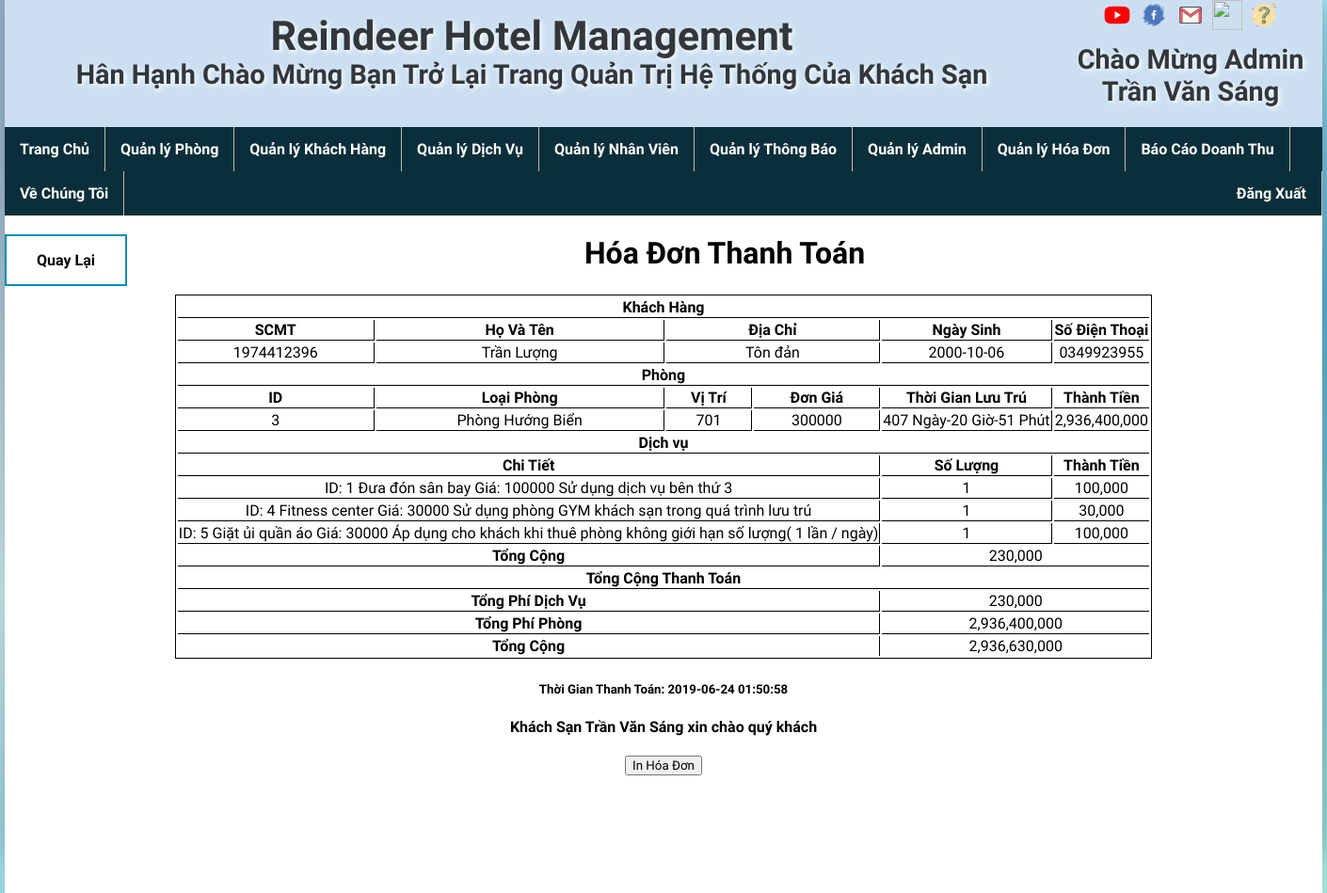
/index.php?url=HoaDon/TrangIn.php&maCI=1 (signed in), run on the app's committed database.
### tables this page shows
CREATE TABLE `khachhang` (
  `MaKH` int(20) NOT NULL,
  `SCMT` int(20) NOT NULL,
  `Ho` varchar(50) NOT NULL,
  `Ten` varchar(50) NOT NULL,
  `NgaySinh` date DEFAULT NULL,
  `DiaChi` varchar(250) DEFAULT NULL,
  `SDT` text NOT NULL,
  `GioiTinh` varchar(20) DEFAULT NULL,
  `NgayGN` datetime NOT NULL,
  `CNLanCuoi` datetime NOT NULL,
  `Note` varchar(250) DEFAULT NULL
);

CREATE TABLE `phong` (
  `MaLP` int(11) NOT NULL,
  `TenLoaiPhong` varchar(50) NOT NULL,
  `ViTri` text DEFAULT NULL,
  `DonGia` int(50) NOT NULL,
  `Note` text DEFAULT NULL
);

CREATE TABLE `phongcheckin` (
  `MaCI` int(11) NOT NULL,
  `MaKH` int(11) NOT NULL,
  `MaLP` int(11) NOT NULL,
  `SoNguoi` int(11) NOT NULL,
  `TGBatDau` datetime NOT NULL,
  `TimeCheckOut` datetime NOT NULL,
  `TongThanhToan` int(11) NOT NULL
);

CREATE TABLE `ctdv` (
  `MaCI` int(11) NOT NULL,
  `MaDV` int(11) NOT NULL,
  `SoLuong` int(11) NOT NULL,
  `ThanhTien` int(11) NOT NULL
);

CREATE TABLE `dichvu` (
  `MaDV` int(11) NOT NULL,
  `TenDV` varchar(250) NOT NULL,
  `GiaDV` int(11) NOT NULL,
  `Note` text NOT NULL
);

### HoaDon/TrangIn.php (the view, shortened to what this page needs)
<?php
    $maCI=$_GET["maCI"];
    $sql = "SELECT * FROM phongcheckin WHERE MaCI=$maCI";
    $thucthi = mysqli_query($ketnoisql,$sql);
    $dulieu = mysqli_fetch_array($thucthi);
    $sqlkh = "select * from khachhang WHERE MaKH='$dulieu[1]'";
    $thucthikh = mysqli_query($ketnoisql,$sqlkh);
    $dulieukh = mysqli_fetch_array($thucthikh);
    $sqlphong = "select * from phong where MaLP= $dulieu[2]";
    $thucthiphong = mysqli_query($ketnoisql,$sqlphong);
    $dulieuphong = mysqli_fetch_array($thucthiphong);
?>
<a class='button button2' style="float:left" href="index.php?url=HoaDon/QuanLyHoaDon.php">Quay Lại</a>
<div id="inra" >
    <h1 style="  text-align: center;">Hóa Đơn Thanh Toán</h1>
<div>
    <table  style="  text-align: center;margin: 25px auto; border: 1px solid black;" class="table_hd1">
        <tr>
        <th style="border-bottom: 1px solid black;" colspan="6"> Khách Hàng</th>
        </tr>
        <tr>
            <th style="border-bottom: 1px solid black; border-right: 1px solid black;">SCMT</th>
            <th style="border-bottom: 1px solid black;border-right: 1px solid black;">Họ Và Tên</th>
            <th style="border-bottom: 1px solid black;border-right: 1px solid black;" colspan="2">Địa Chỉ</th>
            <th style="border-bottom: 1px solid black;border-right: 1px solid black;">Ngày Sinh </th>
            <th style="border-bottom: 1px solid black;">Số Điện Thoại </th>
        </tr>
        <tr>
            <td style="border-bottom: 1px solid black;border-right: 1px solid black;"><?php echo $dulieukh[1]?></td>
            <td style="border-bottom: 1px solid black;border-right: 1px solid black;"><?php echo $dulieukh[2], " " ,$dulieukh[3]?> </td>
            <td style="border-bottom: 1px solid black;border-right: 1px solid black;" colspan="2"><?php echo $dulieukh[5]?></td>
            <td style="border-bottom: 1px solid black;border-right: 1px solid black;"><?php echo $dulieukh[4]?></td>
            <td style="border-bottom: 1px solid black;"><?php echo $dulieukh[6]?></td>
        </tr>
        <tr>
        <th style="border-bottom: 1px solid black;" colspan="6"> Phòng</th>
        </tr>
        <tr>
            <th style="border-bottom: 1px solid black;border-right: 1px solid black;">ID</th>
            <th style="border-bottom: 1px solid black;border-right: 1px solid black;">Loại Phòng</th>
            <th style="border-bottom: 1px solid black;border-right: 1px solid black;">Vị Trí</th>
            <th style="border-bottom: 1px solid black;border-right: 1px solid black;">Đơn Giá</th>
            <th style="border-bottom: 1px solid black;border-right: 1px solid black;">Thời Gian Lưu Trú</th>
            <th style="border-bottom: 1px solid black;">Thành Tiền</th>
        </tr>
        <tr>
            <td style="border-bottom: 1px solid black;border-right: 1px solid black;"><?php echo $dulieuphong[0]?></td>
            <td style="border-bottom: 1px solid black;border-right: 1px solid black;"><?php echo $dulieuphong[1]?></td>
            <td style="border-bottom: 1px solid black;border-right: 1px solid black;"><?php echo $dulieuphong[2]?></td>
            <td style="border-bottom: 1px solid black;border-right: 1px solid black;"><?php echo $dulieuphong[3]?></td>
            <td style="border-bottom: 1px solid black;border-right: 1px solid black;"><?php ThoiGianLuuTru($dulieu[4])?></td>
            <td style="border-bottom: 1px solid black;"><?php
        $tienphong=0;
        if ( TongGio($dulieu[4])< 1) {
            $tienphong=$dulieuphong[3];
            echo number_format($tienphong);
            } else {
            $tienphong=TongGio($dulieu[4])*$dulieuphong[3];
            echo number_format($tienphong);
            }
        ?></td>
        </tr>
        <tr>
        <th style="border-bottom: 1px solid black;" colspan="6"> Dịch vụ</th>
        </tr>
        <tr>
            <th style="border-bottom: 1px solid black;border-right: 1px solid black;" colspan="4">Chi Tiết</th>
            <th style="border-bottom: 1px solid black;border-right: 1px solid black;">Số Lượng</th>
            <th style="border-bottom: 1px solid black;">Thành Tiền</th>
        </tr>
        <?php
        $sqldv = "SELECT * FROM ctdv WHERE MaCI='$maCI'";
        $thucthidv = mysqli_query($ketnoisql,$sqldv);
        while(($dulieudv = mysqli_fetch_array($thucthidv)) ){
            echo"<tr>";
            echo"<td style='border-bottom: 1px solid black;border-right: 1px solid black;' colspan='4'>";
            echo thongtindv($dulieudv[1]);
            echo "</td>";
            echo"<td style='border-bottom: 1px solid black;border-right: 1px solid black;'>";
            echo $dulieudv[2];
            echo "</td>";
            echo"<td style='border-bottom: 1px solid black;'>";
            echo number_format($dulieudv[3]);
            echo "</td>";
        echo"</tr>";}
     ?>     <tr>
                <th  style='border-bottom: 1px solid black;border-right: 1px solid black;' colspan="4">Tổng Cộng</th>
                <td style='border-bottom: 1px solid black;' colspan="2"><?php echo number_format(sumtiendv($maCI))?></td>
            </tr>
            <tr>
                <th style='border-bottom: 1px solid black;' colspan="6">Tổng Cộng Thanh Toán</th>
            </tr>
            <tr>
                <th style='border-bottom: 1px solid black;border-right: 1px solid black;' colspan="4">Tổng Phí Dịch Vụ</th>
                <td  style='border-bottom: 1px solid black;' colspan="2"><?php echo number_format(sumtiendv($maCI))?></td>
            <tr>
                <th style='border-bottom: 1px solid black;border-right: 1px solid black;' colspan="4">Tổng Phí Phòng</th>
                <td  style='border-bottom: 1px solid black;' colspan="2"><?php echo number_format($tienphong);?></td>
            </tr>
            <tr>
                <th style='border-right: 1px solid black;' colspan="4">Tổng Cộng</th>
                <td colspan="2"><?php echo number_format(sumtiendv($maCI)+ $tienphong)?></td>
            </tr>
    </table>
    <h5 style=" text-align: center;">Thời Gian Thanh Toán: <?php echo $dulieu[5]?></h5>
    <h4 style=" text-align: center;">Khách Sạn Trần Văn Sáng xin chào quý khách</h4>
        </div>
    </div>
<input type="button" value="In Hóa Đơn" onclick="printPage('inra');">

### ChucNang.php (shortened to what this page needs)
<?php
    function thongtindv($madv) {
        include 'ketnoi_db.php';
        $sql = "SELECT * FROM dichvu where MaDV=$madv";
        $thucthi = mysqli_query($ketnoisql,$sql);
        $dulieu = mysqli_fetch_array($thucthi);
        echo "ID: $dulieu[0]"," $dulieu[1] Giá: $dulieu[2] $dulieu[3]";
    }
       function sumtiendv($maci) {
        include 'ketnoi_db.php';
        $sql = "SELECT SUM(ThanhTien) FROM ctdv WHERE MaCI =$maci";
        $thucthi = mysqli_query($ketnoisql,$sql);
        $dulieu = mysqli_fetch_array($thucthi);
        return $dulieu[0];
        }
function ThoiGianLuuTru($timeCI) {
        $timeCO =date("y-m-d G:i:s", time());
        $diff = abs(strtotime($timeCO) - strtotime($timeCI));
        $days = floor(($diff) /(60*60*24));
        $hours = floor(($diff - $days*60*60*24 ) / (60*60));
        $minutes = floor(($diff - $days*60*60*24 - $hours*60*60) / 60);
        $tonggio = floor(($diff) / (60*60));
        echo $days ," Ngày-",$hours," Giờ-",$minutes," Phút";
        return $tonggio;
}
function TongGio($timeCI) {
        $timeCO =date("y-m-d G:i:s", time());
        $diff = abs(strtotime($timeCO) - strtotime($timeCI));
        $tonggio = floor(($diff) / (60*60));
        return $tonggio;
}
?>

### Css/style_bocuc.css (style rules this page uses)
* { font-family: 'Barlow Condensed', sans-serif; }
body { width: 1400px; height: 900px; margin: 0 auto; background-color: #504f53; box-shadow: 0 64px 128px 0 rgba(0, 12, 25, 0.2), 0 6px 20px 0 rgba(0, 0, 10, 0.19); background-image:linear-gradient(to bottom right, #95B1CB, #DDFFFF,#61BEDF,#ACF0E6) }
.button { background-color: #4CAF50; border: none; color: white; padding: 16px 32px; text-align: center; text-decoration: none; display: inline-block; transition-duration: 0.7s; cursor: pointer; font-weight: bold; margin-top: 20px }
.button2 { background-color: white; color: black; border: 2px solid #008CBA; }

### HoaDon/TrangIn.php (style rules this page uses)
.table_hd1 { text-align: center; border: 3px solid black; margin: 25px auto; }

### data on the page
khachhang: SCMT "1974412396", Ho "Trần", Ten "Lượng", DiaChi "Tôn đản", NgaySinh "2000-10-06", SDT "0349923955"
phong: MaLP "3", TenLoaiPhong "Phòng Hướng Biển", ViTri "701", DonGia "300000"
phongcheckin: TGBatDau.DonGia "2,936,400,000", TimeCheckOut "2019-06-24 01:50:58"
ctdv: MaDV.MaDV "1", MaDV.TenDV "Đưa đón sân bay", MaDV.GiaDV "100000", MaDV.Note "Sử dụng dịch vụ bên thứ 3", SoLuong "1", ThanhTien "100,000"
ctdv: MaDV.MaDV "4", MaDV.TenDV "Fitness center", MaDV.GiaDV "30000", MaDV.Note "Sử dụng phòng GYM khách sạn trong quá trình lưu trú", SoLuong "1", ThanhTien "30,000"
ctdv: MaDV.MaDV "5", MaDV.TenDV "Giặt ủi quần áo", MaDV.GiaDV "30000", MaDV.Note "Áp dụng cho khách khi thuê phòng không giới hạn số lượng( 1 lần / ngày)", SoLuong "1", ThanhTien "100,000"

### other printed values
$nameUser['fullname'] "Trần Văn Sáng"
sumtiendv($maCI) "230,000"
sumtiendv($maCI)+ $tienphong "2,936,630,000"
